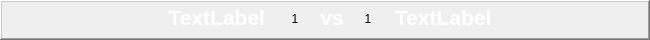
  <widget class="QFrame" name="frame_5">
   <property name="geometry">
    <rect>
     <x>670</x>
     <y>260</y>
     <width>650</width>
     <height>40</height>
    </rect>
   </property>
   <property name="frameShape">
    <enum>QFrame::WinPanel</enum>
   </property>
   <property name="frameShadow">
    <enum>QFrame::Raised</enum>
   </property>
   <widget class="QLabel" name="t7">
    <property name="geometry">
     <rect>
      <x>15</x>
      <y>2</y>
      <width>250</width>
      <height>30</height>
     </rect>
    </property>
    <property name="palette">
     <palette>
      <active>
       <colorrole role="WindowText">
        <brush brushstyle="SolidPattern">
         <color alpha="255">
          <red>255</red>
          <green>255</green>
          <blue>255</blue>
         </color>
        </brush>
       </colorrole>
      </active>
      <inactive>
       <colorrole role="WindowText">
        <brush brushstyle="SolidPattern">
         <color alpha="255">
          <red>255</red>
          <green>255</green>
          <blue>255</blue>
         </color>
        </brush>
       </colorrole>
      </inactive>
      <disabled>
       <colorrole role="WindowText">
        <brush brushstyle="SolidPattern">
         <color alpha="255">
          <red>120</red>
          <green>120</green>
          <blue>120</blue>
         </color>
        </brush>
       </colorrole>
      </disabled>
     </palette>
    </property>
    <property name="font">
     <font>
      <family>Segoe UI</family>
      <pointsize>16</pointsize>
      <weight>75</weight>
      <italic>false</italic>
      <bold>true</bold>
     </font>
    </property>
    <property name="styleSheet">
     <string notr="true"/>
    </property>
    <property name="text">
     <string>TextLabel</string>
    </property>
    <property name="alignment">
     <set>Qt::AlignRight|Qt::AlignTrailing|Qt::AlignVCenter</set>
    </property>
   </widget>
   <widget class="QLabel" name="t8">
    <property name="geometry">
     <rect>
      <x>395</x>
      <y>2</y>
      <width>250</width>
      <height>30</height>
     </rect>
    </property>
    <property name="palette">
     <palette>
      <active>
       <colorrole role="WindowText">
        <brush brushstyle="SolidPattern">
         <color alpha="255">
          <red>255</red>
          <green>255</green>
          <blue>255</blue>
         </color>
        </brush>
       </colorrole>
      </active>
      <inactive>
       <colorrole role="WindowText">
        <brush brushstyle="SolidPattern">
         <color alpha="255">
          <red>255</red>
          <green>255</green>
          <blue>255</blue>
         </color>
        </brush>
       </colorrole>
      </inactive>
      <disabled>
       <colorrole role="WindowText">
        <brush brushstyle="SolidPattern">
         <color alpha="255">
          <red>120</red>
          <green>120</green>
          <blue>120</blue>
         </color>
        </brush>
       </colorrole>
      </disabled>
     </palette>
    </property>
    <property name="font">
     <font>
      <family>Segoe UI</family>
      <pointsize>16</pointsize>
      <weight>75</weight>
      <italic>false</italic>
      <bold>true</bold>
     </font>
    </property>
    <property name="styleSheet">
     <string notr="true"/>
    </property>
    <property name="text">
     <string>TextLabel</string>
    </property>
   </widget>
   <widget class="QLabel" name="vs4">
    <property name="geometry">
     <rect>
      <x>317</x>
      <y>2</y>
      <width>30</width>
      <height>30</height>
     </rect>
    </property>
    <property name="palette">
     <palette>
      <active>
       <colorrole role="WindowText">
        <brush brushstyle="SolidPattern">
         <color alpha="255">
          <red>255</red>
          <green>255</green>
          <blue>255</blue>
         </color>
        </brush>
       </colorrole>
      </active>
      <inactive>
       <colorrole role="WindowText">
        <brush brushstyle="SolidPattern">
         <color alpha="255">
          <red>255</red>
          <green>255</green>
          <blue>255</blue>
         </color>
        </brush>
       </colorrole>
      </inactive>
      <disabled>
       <colorrole role="WindowText">
        <brush brushstyle="SolidPattern">
         <color alpha="255">
          <red>120</red>
          <green>120</green>
          <blue>120</blue>
         </color>
        </brush>
       </colorrole>
      </disabled>
     </palette>
    </property>
    <property name="font">
     <font>
      <family>Segoe UI</family>
      <pointsize>16</pointsize>
      <weight>75</weight>
      <italic>false</italic>
      <bold>true</bold>
     </font>
    </property>
    <property name="styleSheet">
     <string notr="true"/>
    </property>
    <property name="text">
     <string>vs</string>
    </property>
    <property name="alignment">
     <set>Qt::AlignCenter</set>
    </property>
   </widget>
   <widget class="QLabel" name="l7">
    <property name="geometry">
     <rect>
      <x>280</x>
      <y>4</y>
      <width>30</width>
      <height>30</height>
     </rect>
    </property>
    <property name="text">
     <string>1</string>
    </property>
    <property name="alignment">
     <set>Qt::AlignCenter</set>
    </property>
   </widget>
   <widget class="QLabel" name="l8">
    <property name="geometry">
     <rect>
      <x>353</x>
      <y>4</y>
      <width>30</width>
      <height>30</height>
     </rect>
    </property>
    <property name="text">
     <string>1</string>
    </property>
    <property name="alignment">
     <set>Qt::AlignCenter</set>
    </property>
   </widget>
  </widget>
